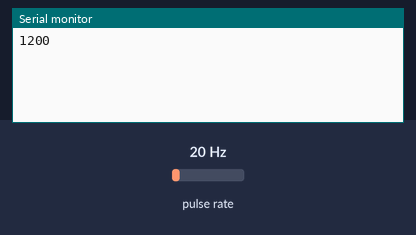
Recording of a sketch running on a simulated Arduino Uno, built with avr-gcc and run on an emulated ATmega328P. Shown: the last lines printed to the serial monitor. Wiring (inferred from the names in the program): pulse sensor: data pin 2. The inputs (shaded band) are chosen by the test bench; at power-on: pulse rate 20 Hz.

Above: at 1.2 s.
1.3 s: pulse rate (sensor on pin 2) set to 4 Hz
At 2.6 s:
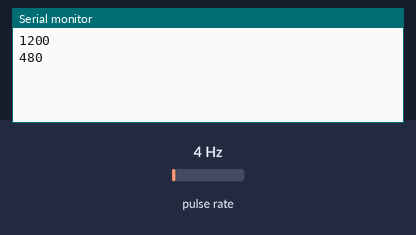
2.8 s: pulse rate (sensor on pin 2) set to 50 Hz
At 3.8 s:
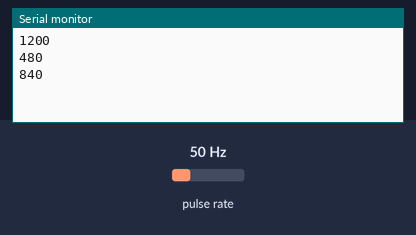
Timing chart, 0 to 5.8 s (numbered marks = the images above; inputs shaded):
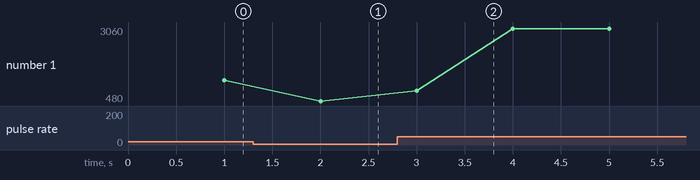

Measured:
- after the input at 1.3 s, the serial monitor: prints a new line after 0.70 s (image 1)
- after the input at 2.8 s, the serial monitor: prints a new line after 0.20 s (image 2)
- plotted number 1: 1200 → 480 after the input at 1.3 s, 480 → 3000 after the input at 2.8 s

The sketch:

RPM_sensor.ino
```cpp
// Define the pins
const int irSensorPin = 2; // IR sensor output connected to digital pin 2

// Variables
unsigned long lastTime = 0;
unsigned long lastRPM = 0;
unsigned long currentTime = 0;
volatile unsigned long pulseCount = 0;

void setup() {
  pinMode(irSensorPin, INPUT_PULLUP); // Set IR sensor pin as input with internal pull-up resistor
  attachInterrupt(digitalPinToInterrupt(irSensorPin), countPulses, RISING); // Attach interrupt to IR sensor pin
  Serial.begin(9600); // Initialize serial communication
}

void loop() {
  currentTime = millis();

  // Calculate RPM every 1000 milliseconds (1 second)
  if (currentTime - lastTime >= 1000) {
    unsigned long rpm = (pulseCount - lastRPM) * 60; // Calculate RPM
    lastRPM = pulseCount; // Update last RPM value
    lastTime = currentTime; // Update last time value
    Serial.println(rpm); // Print RPM to serial monitor
  }
}

void countPulses() {
  pulseCount++; // Increment pulse count when interrupt is triggered
}
```
